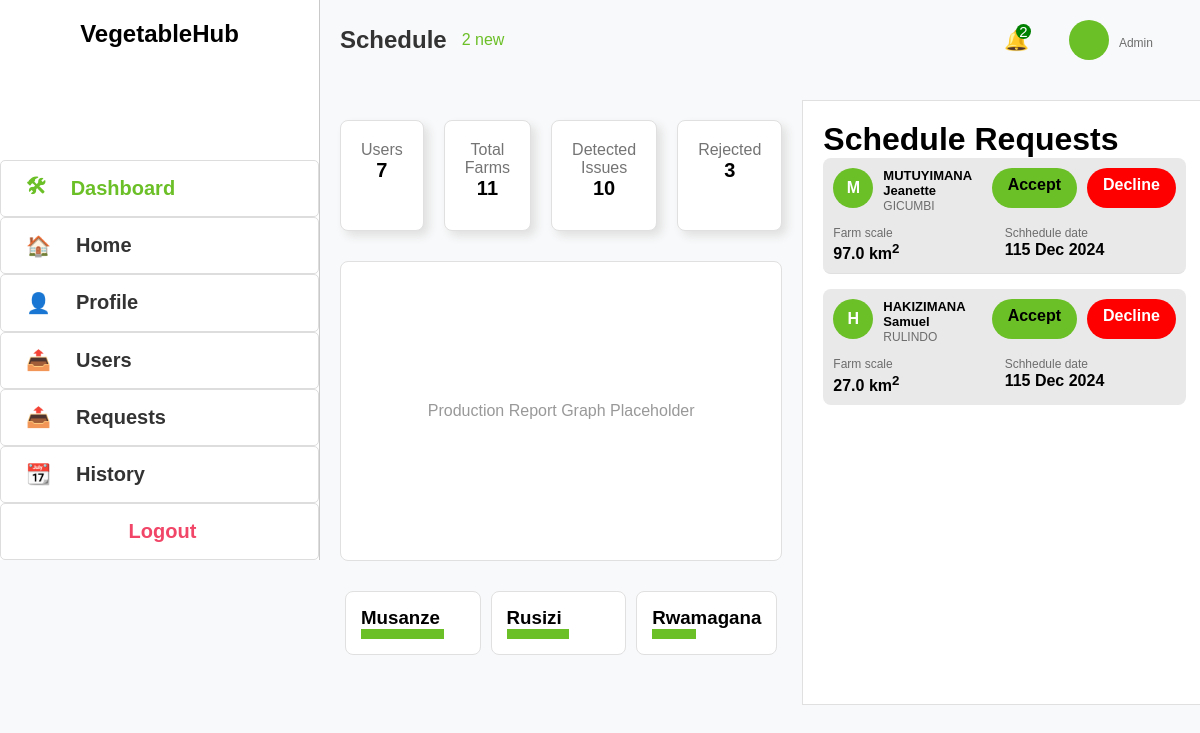
/admins/, run on the app's committed database.
### Webapp/models.py (models this page shows, shortened)
class Application(models.Model):
    application_id = models.AutoField(primary_key=True)
    first_name = models.CharField(max_length=255)
    last_name = models.CharField(max_length=255)
    telephone = models.CharField(
        max_length=15,
        validators=[RegexValidator(r'^\+?\d{10,15}$', message="Enter a valid phone number.")]
    )
    email = models.EmailField(validators=[EmailValidator()])
    location = models.CharField(max_length=255)
    latitude = models.FloatField(default=-1.9441)  # Default to Kigali latitude
    longitude = models.FloatField(default=30.0619)  # Default to Kigali longitude
    farm_size = models.FloatField()
    description = models.TextField()
    growth_stage = models.CharField(max_length=30)
    status = models.CharField(max_length=20, default='Pending')
    production = models.FloatField()
    created_at = models.DateTimeField(auto_now_add=True)  # Automatically set on creation
    user = models.ForeignKey(User, on_delete=models.CASCADE, null=True, blank=True,default=2)
    Vegetable_type = models.CharField(max_length=20, default='Carrot')
    farm_image = models.ImageField(null=True, default="th1.jpeg")

### Webapp/views.py (the view)
# urls.py: path('admins/',views.adminDashboard,name='admins'),
def adminDashboard(request):
    Users = Register.objects.all().count()
    Farms = Farm.objects.filter().count()
    rejected_count = Application.objects.filter(status='Rejected').count()
    applications = Application.objects.filter(status="Pending")  # Adjust filter as needed
    context = {
        "applications": applications,
        'Users':Users,
        'Farms':Farms,
        'rejected_count':rejected_count
    }
    return render(request, 'Webapp/admin_dashboard.html', context)

### Webapp/templates/Webapp/admin_dashboard.html (shortened to what this page needs)
<!DOCTYPE html>
<html lang="en">
<head>
</head>
<body>
    <div class="first">
        <div class="sidebar">
            <h2>VegetableHub</h2>
            <a href="#" class="active"><span>&#x1F6E0;</span>Dashboard</a>
            <a href="{%url 'home'%}"><span>&#x1F3E0;</span>Home</a>
            <a href="{%url 'add-profile'%}"><span>&#x1F464;</span>Profile</a>
            <div class="users" href="#"><span>&#x1F4E4;</span>Users
            </div>
            <a href="{%url 'view-member'%}"><span>&#x1F4E4;</span>Requests</a>
            <a href="{%url 'view-history'%}"><span>&#x1F4C6;</span>History</a>
            <a href="{% url 'login-admin'%}" style="color: #f14668; padding-left: 40%;">Logout</a>
        </div>
    </div>
    <div class="second">
        <div class="header">
            <div class="schedules">
                <h1>Schedule</h1>
                <span>{{applications.count}} new</span>
            </div>
            <div class="prof">
              <div class="notif">&#x1F514; <span>{{applications.count}}</span></div>
                    <div class="upper">
                        <div class="profile">
                        </div>
                        <div class="address">
                            <strong>{{user.username}}</strong> <br>
                            <span>Admin</span>
                        </div>
                      </div>
            </div>
        </div>
        <div class="second2">
            <div class="main-content">
                <div class="stats">
                  <div class="stat-box ">
                    <p>Users</p>
                    <h2>{{Users}}</h2>
                  </div>
                  <div class="stat-box total-farms">
                    <p>Total Farms</p>
                    <h2>{{Farms}}</h2>
                  </div>
                  <div class="stat-box detected">
                    <p>Detected Issues</p>
                    <h2>10</h2>
                  </div>
                  <div class="stat-box rejected">
                    <p>Rejected</p>
                    <h2>{{rejected_count}}</h2>
                  </div>
                </div>
                <div class="chart-section">
                  <p class="chart-placeholder">Production Report Graph Placeholder</p>
                </div>
                <div class="popular-districts">
                  <div class="district">
                    <h3>Musanze</h3>
                    <div style="height: 10px; background: #6BBf27; width: 80%;"></div>
                  </div>
                  <div class="district">
                    <h3>Rusizi</h3>
                    <div style="height: 10px; background: #6BBf27; width: 60%;"></div>
                  </div>
                  <div class="district">
                    <h3>Rwamagana</h3>
                    <div style="height: 10px; background: #6BBf27; width: 40%;"></div>
                  </div>
                </div>
            </div>
            <div class="schedule-requests">
                <h1>Schedule Requests</h1>
                {% for application in applications %}
                <div class="request-item">
                    <div class="upper">
                        <div class="profile">
                          {{ application.first_name|slice:":1" }}
                        </div>
                        <div class="address">
                            <strong>{{ application.first_name }}   {{ application.last_name }}</strong> <br>
                            <span>{{ application.location }}</span>
                        </div>
                        <div class="btns">
                          <a href="{% url 'update_status' application.application_id 'Approved' %}" class="accept">Accept</a>
                          <a href="{% url 'update_status' application.application_id 'Rejected' %}" class="decline">Decline</a>
                        </div>
                    </div>
                    <div class="lower">
                        <div class="farm-scale">
                            <span>Farm scale</span> <br>
                            <strong>{{ application.farm_size }} km<sup>2</sup></strong>
                        </div>
                        <div class="schedule-date">
                            <span>Schhedule date</span> <br>
                            <strong>1{{ application.created_at|date:"d M Y" }}</strong>
                        </div>
                    </div>
                </div>
                {% empty %}
                <p>No schedule requests available.</p>
                {% endfor %}
              </div>
            </div>
        </div>
</body>
</html>

### Webapp/templates/Webapp/admin_dashboard.html (style rules this page uses)
* { margin: 0; padding: 0; box-sizing: border-box; font-family: 'Gill Sans', 'Gill Sans MT', Calibri, 'Trebuchet MS', sans-serif; }
body { display: grid; grid-template-columns: 20rem 5fr; background-color: #f8f9fa; font-family: 'Franklin Gothic Medium', 'Arial Narrow', Arial, sans-serif; min-height: 100vh; }
.second2 { display: grid; grid-template-columns: 2fr 1fr; column-gap: 0; }
.sidebar { width: 100%; height: 70%; background-color: #ffffff; border-right: 1px solid #c9c9c9; display: flex; flex-direction: column; align-items: flex-start; }
.sidebar a, .users { text-decoration: none; color: #333; font-size: 16px; display: flex; align-items: center; justify-content: start; width: 100%; height: 100%; border-radius: 5px; font-weight: bold; font-size: 20px; flex: 1; border: 1px solid #dddddd; }
.sidebar a.active { font-weight: bold; color: #6BBf27; }
.sidebar span { margin: 0 25px; }
.sidebar h2 { height: 100%; width: 100%; flex: 2; display: flex; justify-content: center; padding-top: 20px; margin-bottom: 30px; }
.main-content { width: 100%; padding: 20px; }
.header { display: flex; justify-content: space-between; align-items: center; margin-bottom: 20px; height: 80px; }
.header h1 { font-size: 24px; color: #333; margin-right: 15px; }
.header span { color: #6BBf27; }
.schedules { display: flex; align-items: center; margin-left: 20px; }
.stats { display: flex; gap: 20px; margin-bottom: 30px; }
.stat-box { background: #fff; padding: 20px; border: 1px solid #e0e0e0; border-radius: 8px; text-align: center; flex: 1; box-shadow: 5px 5px 10px #e0e0e0; }
.stat-box p { color: rgb(116, 116, 116); }
.stat-box h2 { font-size: 20px; margin-bottom: 10px; }
.chart-section { margin-bottom: 30px; background-color: #fff; height: 300px; border: 1px solid #e0e0e0; border-radius: 8px; display: flex; justify-content: center; align-items: center; }
.chart-placeholder { color: #999; font-size: 16px; }
.popular-districts { display: flex; justify-content: space-between; margin-bottom: 30px; }
.district { flex: 1; background: #fff; padding: 15px; margin: 0 5px; border: 1px solid #e0e0e0; border-radius: 8px; }
.schedule-requests { background: #fff; padding: 20px; border: 1px solid #e0e0e0; }
.request-item { display: flex; justify-content: space-between; align-items: center; margin-bottom: 15px; border-bottom: 1px solid #e0e0e0; padding-bottom: 10px; }
.request-item:last-child { border-bottom: none; }
.btns { display: flex; gap: 10px; border-radius:50px; }
.btns a { text-decoration: none; padding: 8px 16px; border: none; border-radius: 4px; cursor: pointer; border-radius:50px; height:40px; }
.decline { background-color: #f14668; color: #fff; }
.request-item { background-color: rgb(233, 233, 233); display: grid; row-gap: 10px; padding: 10px; border-radius: 8px; }
.profile { width: 40px; height: 40px; border-radius: 50%; background-color: #6BBf27; align-items: center; display: flex; justify-content: center; font-weight: bold; color:white; }
.address { font-size: 13px; }
.upper { display: grid; grid-template-columns: 30px 3fr 3fr; column-gap: 20px; }
.lower { display: grid; grid-template-columns: 1fr 1fr; }
.prof { display: flex; align-items: center; }
.notif { margin-right: 40px; font-size: 20px; position: relative }
.notif span { position: absolute; bottom: 13px; left: 12px; background: green; color: white; font-size: 15px; border-radius: 50%; width: 15px; height: 15px; display: flex; justify-content: center; align-items: center; }
.schedule-date span, .farm-scale span, .address span { color: rgb(109, 109, 109); font-size: 12px; }
.accept { background-color: #6BBf27; border-radius: 20px; font-weight: bold; color:black; }
.decline { border-radius: 20px; background-color: red; font-weight: bold; }
.users { position: relative; cursor: pointer; }

### data on the page
Application: first_name "M", first_name "MUTUYIMANA", last_name "Jeanette", location "GICUMBI", farm_size "97.0", created_at "15 Dec 2024"
Application: first_name "H", first_name "HAKIZIMANA", last_name "Samuel", location "RULINDO", farm_size "27.0", created_at "15 Dec 2024"

### other printed values
{{ applications.count }} "2"
{{ Users }} "7"
{{ Farms }} "11"
{{ rejected_count }} "3"
